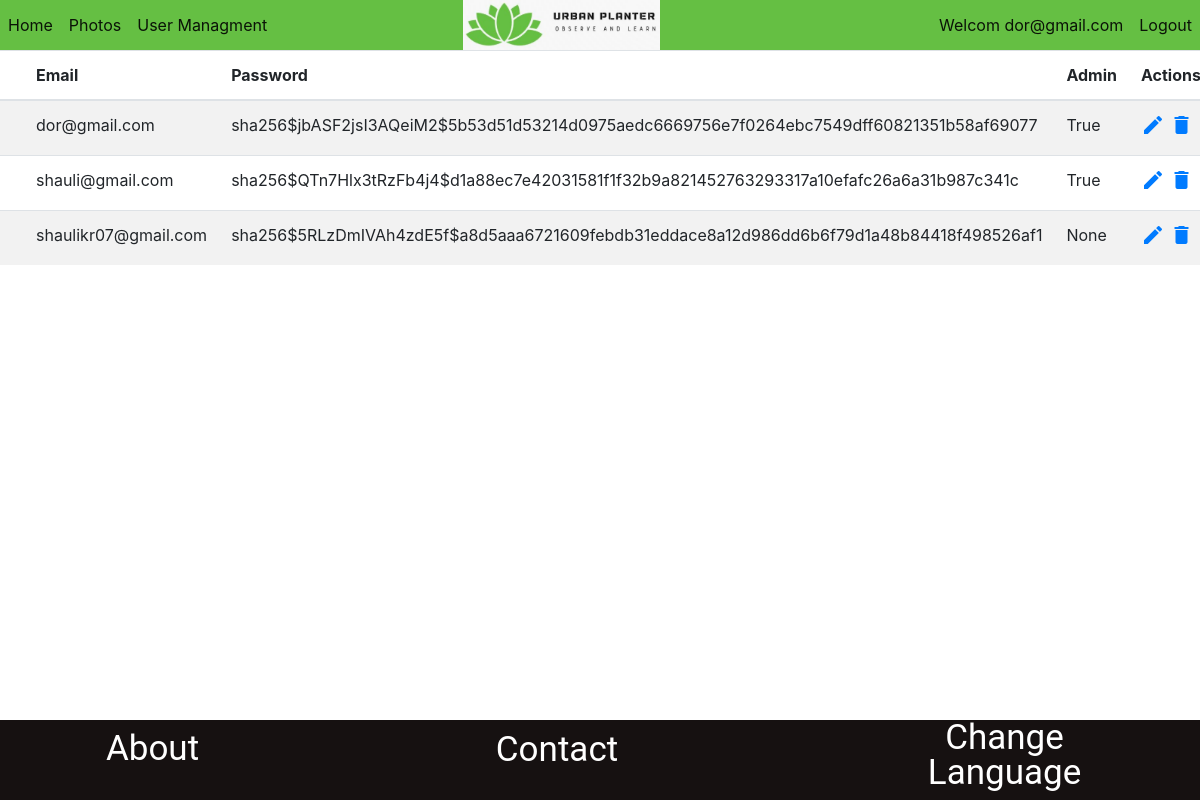
Screenshot of /userManagement (signed in) with the database file from the repository.
### website/models.py (models this page shows)
class User(db.Model, UserMixin):
    id = db.Column(db.Integer, primary_key=True)
    email = db.Column(db.String(150), unique=True)
    password = db.Column(db.String(150))
    admin = db.Column(db.Boolean)

### website/views.py (the view, shortened to what this page needs)
@views.route('/userManagement', methods=['GET', 'POST'])
@login_required
def userManagment():
    if current_user.admin == True:
        users = User.query.all()
        return render_template("userManagment.html", user= current_user ,alluser=users)
    else:
        return render_template("homepage.html", user=current_user)

### website/__init__.py (called while the page is built)
def create_app():
    app = Flask(__name__)
    app.config['SECRET_KEY'] = 'hjshjhdjah kjshkjdhjs'
    app.config['SQLALCHEMY_DATABASE_URI'] = f'sqlite:///{DB_NAME}'
    db.init_app(app)
    from .views import views
    from .auth import auth
    app.register_blueprint(auth, url_prefix='/')
    app.register_blueprint(views, url_prefix='/')
    from .models import User
    create_database(app)
    login_manager = LoginManager()
    login_manager.login_view = 'auth.login'
    login_manager.init_app(app)
    @login_manager.user_loader
    def load_user(id):
        return User.query.get(int(id))
    return app

### website/templates/userManagment.html (shortened to what this page needs)
{% extends "base.html" %} {% block title %}User Managment Page{% endblock %} {%
block content %}
<link
  rel="stylesheet"
  href="https://stackpath.bootstrapcdn.com/bootstrap/4.5.0/css/bootstrap.min.css"
/>
<link
  rel="stylesheet"
  href="https://maxcdn.bootstrapcdn.com/font-awesome/4.7.0/css/font-awesome.min.css"
/>
<table class="table table-striped table-hover">
  <thead>
    <tr>
      <th></th>
      <th>Email</th>
      <th>Password</th>
      <th>Admin</th>
      <th>Actions</th>
    </tr>
  </thead>
  <tbody>
    {%for us in alluser%}
    <tr>
      <td>{{us.first_name}}</td>
      <td>{{us.email}}</td>
      <td>{{us.password}}</td>
      <td>{{us.admin}}</td>
      <td>
        <a href="#editEmployeeModal" class="edit" data-toggle="modal">
          <i
            id="{{us.id}}"
            class="material-icons"
            onClick="edit_click(this.id,'{{us.first_name}}','{{us.email}}','{{us.admin}}')"
            data-toggle="tooltip"
            title="Edit"
            >&#xE254;</i
          ></a
        >
        <a href="#deleteEmployeeModal" class="delete" data-toggle="modal"
          ><i
            id="{{us.id}}"
            class="material-icons"
            onClick="delete_click(this.id)"
            data-toggle="tooltip"
            title="Delete"
            >&#xE872;</i
          ></a
        >
      </td>
    </tr>
    {%endfor%}
  </tbody>
</table>
{% endblock %}

### website/templates/base.html (shortened to what this page needs)
<!DOCTYPE html>
<html lang="en">
  <head>
    <link
      rel="stylesheet"
      href="https://stackpath.bootstrapcdn.com/bootstrap/4.3.1/css/bootstrap.min.css"
    />
  </head>
  <body>
    <nav
      class="navbar navbar-expand-lg navbar-light"
      style="background: #65bf43; padding: 0"
    >
      <div class="collapse navbar-collapse" id="navbarNav">
        <ul class="navbar-nav">
          <li class="nav-item active">
            <a class="nav-link" href="/homepage">Home</a>
          </li>
          <li class="nav-item active">
            <a class="nav-link" href="/photos">Photos</a>
          </li>
          {% if user.admin==true %}
          <li class="nav-item active">
            <a class="nav-link" href="/userManagement">User Managment</a>
          </li>
          {% endif %}
        </ul>
      </div>
      <div class="image">
        <img src="../static/unknown.png" style="height: 50px" />
      </div>
      <div class="user" style="width: 45%; justify-content: end; display: flex">
        <ul class="navbar-nav">
          <li class="nav-item active">
            <a class="nav-link" href="/setting">Welcom {{user.email}}</a>
          </li>
          <li class="nav-item active">
            <a class="nav-link" href="/logout">Logout</a>
          </li>
        </ul>
      </div>
    </nav>
    {%block content%}{%endblock%}
    <div
      class="footer"
      style="
        position: fixed;
        left: 0;
        bottom: 0;
        width: 100%;
        text-align: center;
        height: 10%;
        background-color: #161111;
        display: flex;
        align-items: center;
        justify-content: center;
        gap: 250px;
      "
    >
      <a
        href="/about"
        class="about"
        style="
          width: 134px;
          height: 59px;
          font-family: Roboto;
          font-style: normal;
          font-weight: normal;
          font-size: 35px;
          line-height: 35px;
          color: #ffffff;
        "
        >About</a
      >
      <a
        href="/contact"
        class="contact"
        style="
          width: 175px;
          height: 70px;
          font-family: Roboto;
          font-style: normal;
          font-weight: normal;
          font-size: 35px;
          line-height: 50px;
          color: #ffffff;
        "
        >Contact</a
      >
      <a
        href="#"
        class="changeLanguage"
        style="
          width: 220px;
          height: 80px;
          font-family: Roboto;
          font-style: normal;
          font-weight: normal;
          font-size: 35px;
          line-height: 35px;
          color: #ffffff;
        "
        >Change Language</a
      >
    </div>
  </body>
</html>

### rows the page displays
User: email "dor@gmail.com", password "sha256$jbASF2jsI3AQeiM2$5b53d51d53214d0975aedc6669756e7f0264ebc7549dff60821351b58af69077", admin "True"
User: email "shauli@gmail.com", password "sha256$QTn7Hlx3tRzFb4j4$d1a88ec7e42031581f1f32b9a821452763293317a10efafc26a6a31b987c341c", admin "True"
User: email "shaulikr07@gmail.com", password "sha256$5RLzDmIVAh4zdE5f$a8d5aaa6721609febdb31eddace8a12d986dd6b6f79d1a48b84418f498526af1", admin "None"
